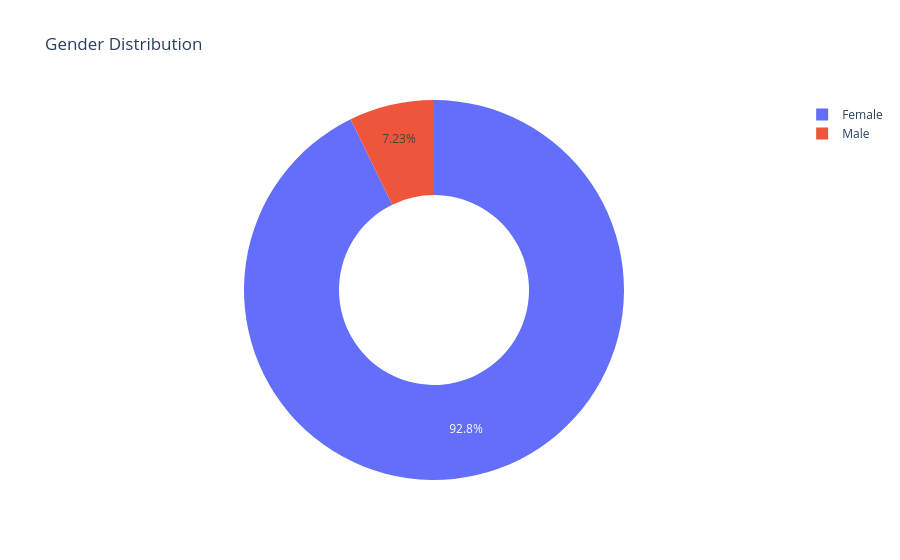

The cell this chart's notebook holds for it:
### Code cell
px.pie(df, names= "Gender", title= "Gender Distribution", hole= 0.5)

### Figure 1 — Plotly figure (JSON) as saved in the notebook; plotly's stock layout.template omitted (floating-point values rounded to 4 significant figures; data arrays with more than 128 entries replaced by an {"elided": "..."} marker saying what was removed)
{"data": [{"domain": {"x": [0, 1], "y": [0, 1]}, "hole": 0.5, "hovertemplate": "Gender=%{label}<extra></extra>", "labels": {"elided": "10000 str values"}, "legendgroup": "", "name": "", "showlegend": true, "type": "pie"}], "layout": {"legend": {"tracegroupgap": 0}, "title": {"text": "Gender Distribution"}}}
